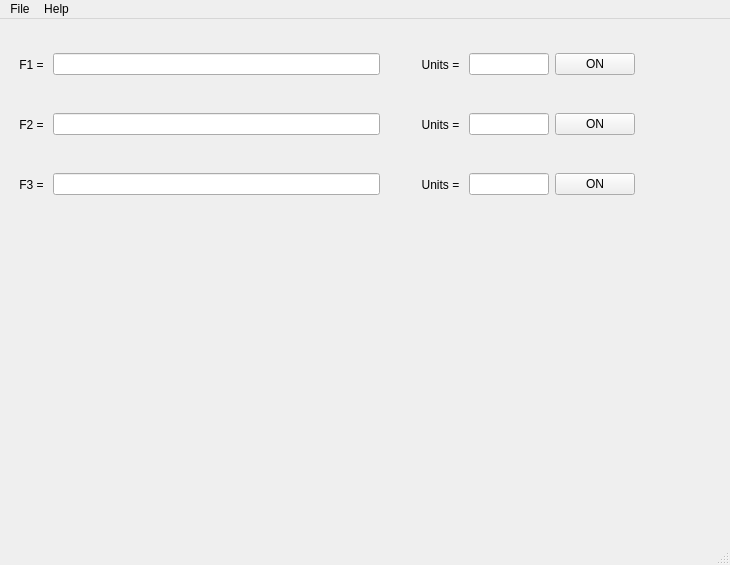
<?xml version="1.0" encoding="UTF-8"?>
<ui version="4.0">
 <class>MainWindow</class>
 <widget class="QMainWindow" name="MainWindow">
  <property name="geometry">
   <rect>
    <x>0</x>
    <y>0</y>
    <width>730</width>
    <height>565</height>
   </rect>
  </property>
  <property name="windowTitle">
   <string>MainWindow</string>
  </property>
  <widget class="QWidget" name="centralwidget">
   <widget class="QWidget" name="horizontalLayoutWidget">
    <property name="geometry">
     <rect>
      <x>10</x>
      <y>20</y>
      <width>631</width>
      <height>51</height>
     </rect>
    </property>
    <layout class="QHBoxLayout" name="horizontalLayout">
     <property name="leftMargin">
      <number>6</number>
     </property>
     <property name="rightMargin">
      <number>6</number>
     </property>
     <item>
      <widget class="QLabel" name="label_F1">
       <property name="text">
        <string> F1 = </string>
       </property>
      </widget>
     </item>
     <item>
      <widget class="QLineEdit" name="lineEdit_F1">
       <property name="minimumSize">
        <size>
         <width>327</width>
         <height>0</height>
        </size>
       </property>
      </widget>
     </item>
     <item>
      <spacer name="horizontalSpacer">
       <property name="orientation">
        <enum>Qt::Horizontal</enum>
       </property>
       <property name="sizeHint" stdset="0">
        <size>
         <width>40</width>
         <height>20</height>
        </size>
       </property>
      </spacer>
     </item>
     <item>
      <widget class="QLabel" name="label_unit_F1">
       <property name="text">
        <string>     Units = </string>
       </property>
      </widget>
     </item>
     <item>
      <widget class="QLineEdit" name="lineEdit_F1_units">
       <property name="maximumSize">
        <size>
         <width>100</width>
         <height>16777215</height>
        </size>
       </property>
      </widget>
     </item>
     <item>
      <widget class="QPushButton" name="pushButton_on">
       <property name="maximumSize">
        <size>
         <width>80</width>
         <height>16777215</height>
        </size>
       </property>
       <property name="text">
        <string>ON</string>
       </property>
      </widget>
     </item>
    </layout>
   </widget>
   <widget class="QWidget" name="horizontalLayoutWidget_2">
    <property name="geometry">
     <rect>
      <x>10</x>
      <y>80</y>
      <width>631</width>
      <height>51</height>
     </rect>
    </property>
    <layout class="QHBoxLayout" name="horizontalLayout_2">
     <property name="leftMargin">
      <number>6</number>
     </property>
     <property name="rightMargin">
      <number>6</number>
     </property>
     <item>
      <widget class="QLabel" name="label_F2">
       <property name="text">
        <string> F2 = </string>
       </property>
      </widget>
     </item>
     <item>
      <widget class="QLineEdit" name="lineEdit_F2">
       <property name="minimumSize">
        <size>
         <width>327</width>
         <height>0</height>
        </size>
       </property>
      </widget>
     </item>
     <item>
      <spacer name="horizontalSpacer_2">
       <property name="orientation">
        <enum>Qt::Horizontal</enum>
       </property>
       <property name="sizeHint" stdset="0">
        <size>
         <width>40</width>
         <height>20</height>
        </size>
       </property>
      </spacer>
     </item>
     <item>
      <widget class="QLabel" name="label_unit_F2">
       <property name="text">
        <string>     Units = </string>
       </property>
      </widget>
     </item>
     <item>
      <widget class="QLineEdit" name="lineEdit_F2_units">
       <property name="maximumSize">
        <size>
         <width>100</width>
         <height>16777215</height>
        </size>
       </property>
      </widget>
     </item>
     <item>
      <widget class="QPushButton" name="pushButton_on_2">
       <property name="maximumSize">
        <size>
         <width>80</width>
         <height>16777215</height>
        </size>
       </property>
       <property name="text">
        <string>ON</string>
       </property>
      </widget>
     </item>
    </layout>
   </widget>
   <widget class="QWidget" name="horizontalLayoutWidget_3">
    <property name="geometry">
     <rect>
      <x>10</x>
      <y>140</y>
      <width>631</width>
      <height>51</height>
     </rect>
    </property>
    <layout class="QHBoxLayout" name="horizontalLayout_3">
     <property name="leftMargin">
      <number>6</number>
     </property>
     <property name="rightMargin">
      <number>6</number>
     </property>
     <item>
      <widget class="QLabel" name="label_F3">
       <property name="text">
        <string> F3 = </string>
       </property>
      </widget>
     </item>
     <item>
      <widget class="QLineEdit" name="lineEdit_F3">
       <property name="minimumSize">
        <size>
         <width>327</width>
         <height>0</height>
        </size>
       </property>
      </widget>
     </item>
     <item>
      <spacer name="horizontalSpacer_3">
       <property name="orientation">
        <enum>Qt::Horizontal</enum>
       </property>
       <property name="sizeHint" stdset="0">
        <size>
         <width>40</width>
         <height>20</height>
        </size>
       </property>
      </spacer>
     </item>
     <item>
      <widget class="QLabel" name="label_unit_F3">
       <property name="text">
        <string>     Units = </string>
       </property>
      </widget>
     </item>
     <item>
      <widget class="QLineEdit" name="lineEdit_F3_units">
       <property name="maximumSize">
        <size>
         <width>100</width>
         <height>16777215</height>
        </size>
       </property>
      </widget>
     </item>
     <item>
      <widget class="QPushButton" name="pushButton_on_3">
       <property name="maximumSize">
        <size>
         <width>80</width>
         <height>16777215</height>
        </size>
       </property>
       <property name="text">
        <string>ON</string>
       </property>
      </widget>
     </item>
    </layout>
   </widget>
   <widget class="QWidget" name="verticalLayoutWidget">
    <property name="geometry">
     <rect>
      <x>10</x>
      <y>210</y>
      <width>701</width>
      <height>291</height>
     </rect>
    </property>
    <layout class="QVBoxLayout" name="verticalLayout"/>
   </widget>
  </widget>
  <widget class="QMenuBar" name="menubar">
   <property name="geometry">
    <rect>
     <x>0</x>
     <y>0</y>
     <width>730</width>
     <height>27</height>
    </rect>
   </property>
   <widget class="QMenu" name="menuFile">
    <property name="title">
     <string>File</string>
    </property>
    <addaction name="actionLoad_data_from_DSO"/>
    <addaction name="separator"/>
    <addaction name="actionSave_data_to_CSV"/>
    <addaction name="actionSave_program_screen"/>
    <addaction name="separator"/>
    <addaction name="actionScreen_from_DSO"/>
    <addaction name="separator"/>
    <addaction name="actionExit"/>
   </widget>
   <widget class="QMenu" name="menuHelp">
    <property name="title">
     <string>Help</string>
    </property>
    <addaction name="actionAbout_simpleDSO_V4"/>
   </widget>
   <addaction name="menuFile"/>
   <addaction name="menuHelp"/>
  </widget>
  <widget class="QStatusBar" name="statusbar"/>
  <action name="actionLoad_data_from_DSO">
   <property name="text">
    <string>Load data from DSO...</string>
   </property>
  </action>
  <action name="actionSave_data_to_CSV">
   <property name="text">
    <string>Save data to CSV...</string>
   </property>
  </action>
  <action name="actionSave_program_screen">
   <property name="text">
    <string>Save program screen...</string>
   </property>
  </action>
  <action name="actionScreen_from_DSO">
   <property name="text">
    <string>Screen from DSO</string>
   </property>
  </action>
  <action name="actionExit">
   <property name="text">
    <string>Exit</string>
   </property>
  </action>
  <action name="actionAbout_simpleDSO_V4">
   <property name="text">
    <string>About simpleDSO V4...</string>
   </property>
  </action>
 </widget>
 <resources/>
 <connections/>
</ui>
